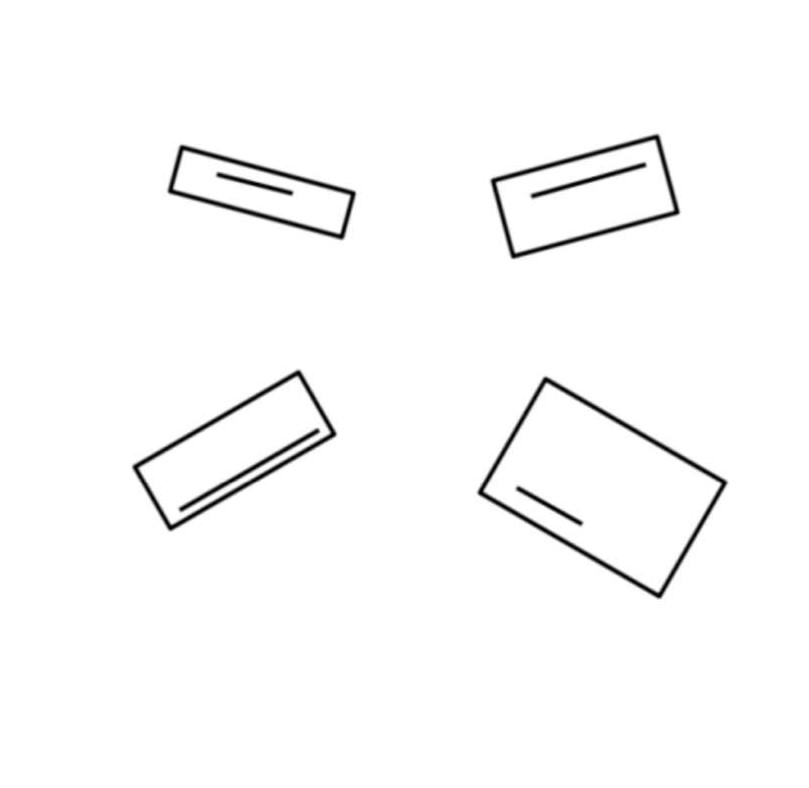
#> input picture img1.jpg, 809 x 788 px
$ python rectangle_numbering.py
#> lines starting #> are read from the running program, lines starting #| are printed output that depends on the picture
#!/usr/bin/env python
# coding: utf-8

# In[ ]:


import numpy as np
import cv2 as cv
from scipy import ndimage
from PIL import Image
import matplotlib.pyplot as plt


# In[ ]:


#Reading image
img=cv.imread('img1.jpg')
#> img is the input picture: shape (788, 809, 3); min 0, max 255, mean 250.4
cv.imshow('img',img)
cv.waitKey(0)
cv.destroyAllWindows()


# In[ ]:


#splitting image into 4 by using pixel values
rectangle1=img[128:251,149:386] #pixel rows and columns
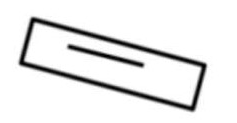
#> rectangle1: shape (123, 237, 3); min 0, max 255, mean 234.2
rectangle2=img[115:289,466:707]
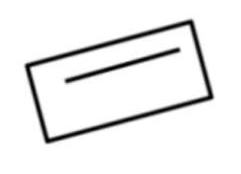
#> rectangle2: shape (174, 241, 3); min 0, max 255, mean 238.3
rectangle3=img[360:563,102:350]
rectangle4=img[351:604,461:740]
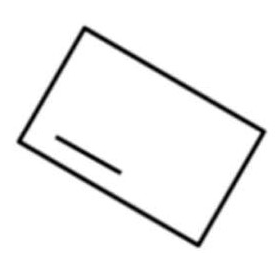
#> rectangle4: shape (253, 279, 3); min 0, max 255, mean 242.7


# In[ ]:


#manually rotating image by degress
rot1=ndimage.rotate(rectangle1,17)
rot2=ndimage.rotate(rectangle2,345)
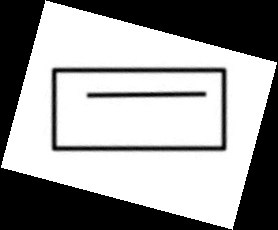
#> rot2: shape (230, 278, 3); min 0, max 255, mean 154.6
rot3=ndimage.rotate(rectangle3,-30)
rot4=ndimage.rotate(rectangle4,30)
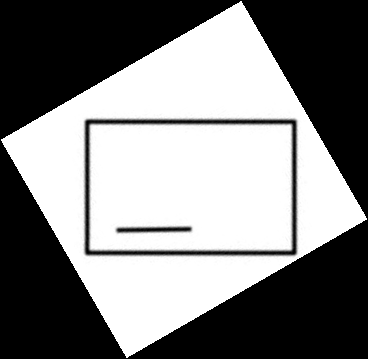
#> rot4: shape (359, 368, 3); min 0, max 255, mean 128.7


# In[ ]:


#resizing image same as 'rot1' to compare line lengh using pixel axis
rot2a=cv.resize(rot2,(263,187))
rot3a=cv.resize(rot3,(263,187))
rot4a=cv.resize(rot4,(263,187))
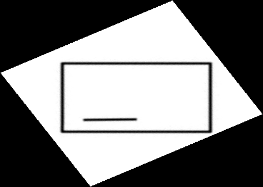
#> rot4a: shape (187, 263, 3); min 0, max 255, mean 128.6


# In[ ]:


#testing whether the size got resize or not
print(rot1.shape)
#| (187, 263, 3)
print(rot2a.shape)
#| (187, 263, 3)


# In[ ]:


#plotting reshaped rectangle
plt.figure(figsize=(11,11))
plt.imshow(rot1)
plt.title('rectangle1')
plt.xlabel(rot1.shape[1],fontsize=10)
plt.ylabel(rot1.shape[0],fontsize=10)


# In[ ]:


plt.figure(figsize=(11,11))
plt.imshow(rot2a)
plt.title('rectangle2')
plt.xlabel(rot2a.shape[1],fontsize=10)
plt.ylabel(rot2a.shape[0],fontsize=10)


# In[ ]:


plt.figure(figsize=(11,11))
plt.imshow(rot3a)
plt.title('rectangle3')
plt.xlabel(rot3a.shape[1],fontsize=10)
plt.ylabel(rot3a.shape[0],fontsize=10)


# In[ ]:


plt.figure(figsize=(11,11))
plt.imshow(rot4a)
plt.title('rectangle4')
plt.xlabel(rot4a.shape[1],fontsize=10)
plt.ylabel(rot4a.shape[0],fontsize=10)


# By looking at these plots, I conclude that:
# • Line inside Rectangle1 starts at about 75 Pixel and ends at about 160 Pixel. Thus, the length of the line is about 85.
# • In Rectangle2 the line starts at about 80 Pixel and ends at about 200 Pixel. Thus, the length of line is about 120.
# • In Rectangle3 the line starts at about 70 Pixel and ends at about 220 Pixel. Thus, the length of line is about 150.
# • In Rectangle4 the line starts at about 80 Pixel and ends at about 140 Pixel. Thus, the length of line is about 60.
#

# In[ ]:


#Numbering rectangle as per line length.
from PIL import ImageDraw
from PIL import ImageFont

# Open an Image
img = Image.open('img1.jpg')

# Call draw Method to add 2D graphics in an image
T1 = ImageDraw.Draw(img)

# Custom font style and font size
myFont = ImageFont.truetype('arial.ttf', 65)

# Add number to an image
T1.text((607, 600), "1", font=myFont, fill =(255, 0, 0))
T1.text((255, 215), "2", font=myFont, fill =(255, 0, 0))
T1.text((630, 230), "3", font=myFont, fill =(255, 0, 0))
T1.text((200, 500), "4", font=myFont, fill =(255, 0, 0))

# Display edited image
img.show()
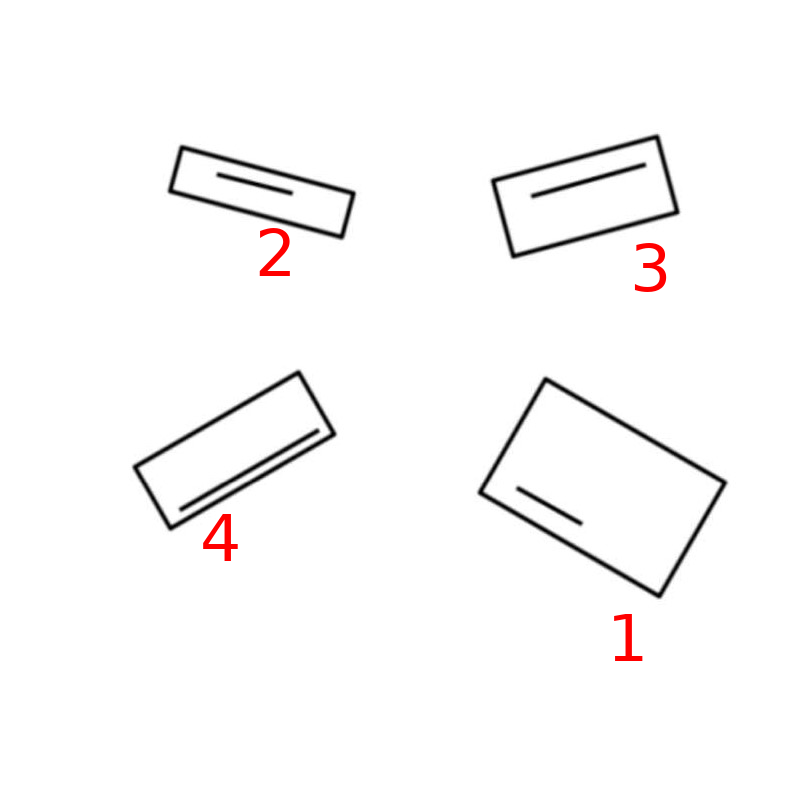
#> shown: PIL image 809x788 RGB; mean R, G, B 250.4, 249.5, 249.5

#save image
img.save("numbered.jpg")
